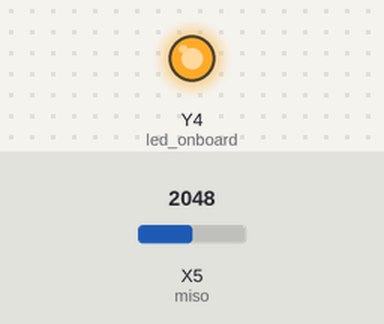
Simulated run of this program. Board: pyboard running MicroPython. Shown: output pins drawn as LEDs (lit = HIGH). Inputs (shaded band) come from the test bench; at power-on: X5 (miso) = 2048 (analog values on the 0–4095 scale). The clock reads 2024-03-15 10:24:30 at power-on unless the program sets it; files the program writes start out absent; what the program prints to the serial console is not drawn.

Above: at 0.1 s.
Timing chart, 0 to 1.6 s (numbered marks = the images above):
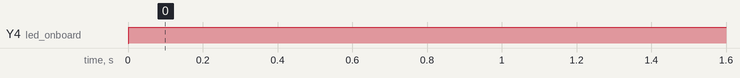

The program:

main.py
```python
from print_temp_reads_memory import temperature_logger
import machine
import sdcard
import uos
"""
This is used to run the programs, runs the temperature_logger to sd card
working flawlesly as of now

The problem with that script is that the pi pico has no internal clock, so without an internet connection
it simply writes all logs as

"2021-1-1 0:0 temp: 22.8311"

Making it mostly useless wihtout a clock

"""
temperature_logger()
```

print_temp_reads_memory.py
```python
import machine
import utime
import time
from time_formatter import TimeFormatter
from file_writer_to_sd import write_to_file
from led_util import ONBOARDLED

def temperature_logger():
    sensor_temp = machine.ADC(machine.ADC.CORE_TEMP)

    conversion_factor = 3.3 / (65535)
    led = ONBOARDLED()

    while True:
      reading = sensor_temp.read_u16() * conversion_factor
      temperature = 27 - (reading - 0.706)/0.001721
      tempstr = str(TimeFormatter(time.gmtime()))+ " temp: "+ str(temperature) + "\n"
      print(tempstr)
      led.ON()
      utime.sleep(1)
      led.OFF()
      write_to_file(name="temps.txt", content=tempstr)

if __name__ == "__main__":
    temperature_logger()
```

time_formatter.py
```python
class TimeFormatter:
    def __init__(self, current_time):
        """
        current time: extracted with time.gmtime()
        """
        self.time=current_time
    def __repr__(self):
        date = f"{self.time[0]}-{self.time[1]}-{self.time[1]}"
        time = f"{self.time[3]}:{self.time[4]}"
        return f"{date} {time}"
```

file_writer_to_sd.py
```python
import machine
import sdcard
import uos
"""
Reference video with pinout
https://www.youtube.com/watch?v=JrYT7aJnP_I
https://github.com/garyexplains/examples/tree/master/Raspberry%20Pi%20Pico/sdcard_spi
backup link:
https://drive.google.com/file/d/1SFXGq-gllY5bWEF9OoG6Rt9Z9Xxbtv5W/view?usp=sharing
"""
# Assign chip select (CS) pin (and start it high)
cs = machine.Pin(1, machine.Pin.OUT)

# Intialize SPI peripheral (start with 1 MHz)
spi = machine.SPI(0,
                  baudrate=1000000,
                  polarity=0,
                  phase=0,
                  bits=8,
                  firstbit=machine.SPI.MSB,
                  sck=machine.Pin(2),
                  mosi=machine.Pin(3),
                  miso=machine.Pin(4))

# Initialize SD card
sd = sdcard.SDCard(spi, cs)

# Mount filesystem
vfs = uos.VfsFat(sd)
uos.mount(vfs, "/sd")

def write_to_file(name:str, content:str):
    name = f"/sd/{name}"
    with open(name, "a") as file:
        file.write(content)
        file.close()
```

led_util.py
```python
"""
Use the onboard LED to indicate progress
"""
from utime import sleep as utime_sleep
import machine
class ONBOARDLED:
    def __init__(self):
        self.led_onboard = machine.Pin(25, machine.Pin.OUT)

    def OFF(self):
        self.led_onboard.value(0)
    def ON(self):
        self.led_onboard.value(1)
    def BLINK(self):
        self.ON()
        utime_sleep(1)
        self.OFF()
```

Measured:
- by itself, Y4 (led_onboard): LOW → HIGH at 0.00 s
